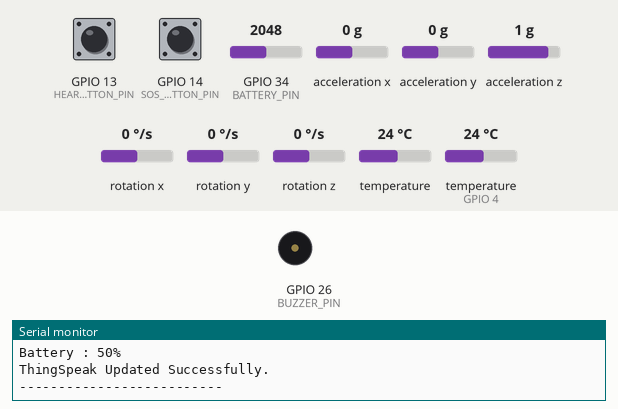
Bench run of a sketch on a simulated ESP32. On the bench: buzzer (waves = sounding), the last lines printed to the serial monitor. Inputs (shaded band) come from the test bench; at power-on: GPIO 34 (BATTERY_PIN) = 2048, temperature (sensor on GPIO 4) 24 °C, GPIO 13 (HEART_BUTTON_PIN) HIGH, GPIO 14 (SOS_BUTTON_PIN) HIGH, acceleration x 0 g, acceleration y 0 g, acceleration z 1 g, rotation x 0 °/s, rotation y 0 °/s, rotation z 0 °/s, temperature 24 °C. WiFi joins after 1.5 s; servers stay silent unless stated.

Above: at 3.0 s.
3.1 s: GPIO 34 (BATTERY_PIN) set to 122
17.1 s: temperature (sensor on GPIO 4) set to 12 °C
At 19.0 s:
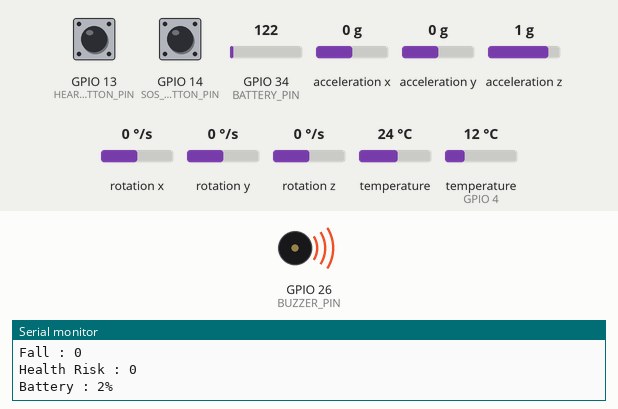
29.7 s: temperature (sensor on GPIO 4) set to 19 °C
42.3 s: GPIO 34 (BATTERY_PIN) set to 60
Timing chart, 0 to 45.3 s (numbered marks = the images above; inputs shaded):
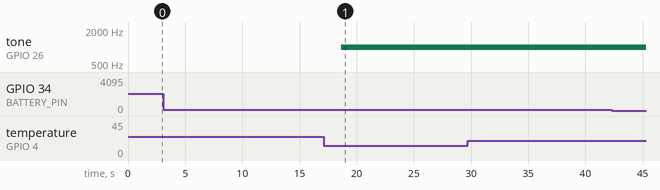

The sketch:

health_monitoring_gadget.ino
```cpp
#include <WiFi.h>
#include <WiFiClientSecure.h>
#include <ThingSpeak.h>
#include <UniversalTelegramBot.h>

#include <Adafruit_MPU6050.h>
#include <Adafruit_Sensor.h>
#include <Wire.h>

#include <OneWire.h>
#include <DallasTemperature.h>

#include <math.h>

//================== WiFi ==================//

const char* WIFI_NAME = "Wokwi-GUEST";
const char* WIFI_PASSWORD = "";

//================ ThingSpeak ==============//

unsigned long myChannelNumber = 3441562;
const char *myWriteAPIKey = "YOUR_THINGSPEAK_WRITE_API_KEY";

//================ Telegram ===============//

#define BOT_TOKEN "YOUR_TELEGRAM_BOT_TOKEN"
#define CHAT_ID "YOUR_CHAT_ID"

WiFiClientSecure securedClient;
UniversalTelegramBot bot(BOT_TOKEN, securedClient);

//================ Pins ===================//

#define ONE_WIRE_BUS 4

#define HEART_BUTTON_PIN 13

#define SOS_BUTTON_PIN 14

#define BATTERY_PIN 34

#define BUZZER_PIN 26

//================ Objects ================//

Adafruit_MPU6050 mpu;

OneWire oneWire(ONE_WIRE_BUS);

DallasTemperature sensors(&oneWire);

WiFiClient client;

//================ Variables ==============//

float bodyTemperature = 0.0;

int heartRate = 75;

int fallDetected = 0;

int healthRisk = 0;

int batteryPercentage = 100;

float totalAccel = 0;

//============= Alert Flags ===============//

bool healthAlertSent = false;

bool batteryAlertSent = false;

bool sosAlertSent = false;

//=========================================
// Telegram Function
//=========================================

void sendTelegram(String msg)
{
  bot.sendMessage(CHAT_ID, msg, "");
}
//=========================================
// SETUP
//=========================================

void setup()
{
  Serial.begin(115200);

  pinMode(HEART_BUTTON_PIN, INPUT_PULLUP);

  pinMode(SOS_BUTTON_PIN, INPUT_PULLUP);

  pinMode(BUZZER_PIN, OUTPUT);

  digitalWrite(BUZZER_PIN, HIGH);

  // Temperature Sensor
  sensors.begin();

  // MPU6050
  if (!mpu.begin())
  {
    Serial.println("MPU6050 NOT FOUND!");
    while (1);
  }

  Serial.println("MPU6050 Ready");

  // WiFi
  WiFi.begin(WIFI_NAME, WIFI_PASSWORD);

  Serial.print("Connecting to WiFi");

  while (WiFi.status() != WL_CONNECTED)
  {
    delay(500);
    Serial.print(".");
  }

  Serial.println();
  Serial.println("WiFi Connected");

  // Telegram SSL
  securedClient.setInsecure();

  // ThingSpeak
  ThingSpeak.begin(client);

  // Startup Message
  sendTelegram(
    "✅ Health Monitoring Gadget Started Successfully."
  );

  Serial.println("System Ready");
}
//=========================================
// LOOP
//=========================================

void loop()
{
  // -------- Temperature --------
  sensors.requestTemperatures();
  bodyTemperature = sensors.getTempCByIndex(0);

  // -------- Heart Rate Simulation --------
  if (digitalRead(HEART_BUTTON_PIN) == LOW)
  {
    heartRate = 120;
  }
  else
  {
    heartRate = 75;
  }

  // -------- MPU6050 --------
  sensors_event_t a, g, temp;

  mpu.getEvent(&a, &g, &temp);

  totalAccel =
      sqrt(
        a.acceleration.x * a.acceleration.x +
        a.acceleration.y * a.acceleration.y +
        a.acceleration.z * a.acceleration.z);

  fallDetected = 0;

  if (totalAccel > 25.0)
  {
    fallDetected = 1;
    Serial.println("⚠ FALL DETECTED");
  }

  // -------- Battery Percentage --------
  int batteryValue = analogRead(BATTERY_PIN);

  batteryPercentage = map(
      batteryValue,
      0,
      4095,
      0,
      100);

  batteryPercentage =
      constrain(
          batteryPercentage,
          0,
          100);

  // -------- Health Risk --------
  healthRisk = 0;

  if (heartRate > 100 ||
      bodyTemperature > 38.0 ||
      fallDetected == 1)
  {
    healthRisk = 1;
  }
    //==============================
  // Battery Low BUZZER
  //==============================


if (batteryPercentage <= 20)
{
  tone(BUZZER_PIN,1000);

  if (!batteryAlertSent)
  {
    String msg =
    "🔋 LOW BATTERY ALERT!\n"
    "Battery Level : " + String(batteryPercentage) + "%";

    sendTelegram(msg);

    batteryAlertSent = true;
  }
}
else
{
  noTone(BUZZER_PIN);
  batteryAlertSent = false;
}

  //==============================
  // SOS Button
  //==============================

  if (digitalRead(SOS_BUTTON_PIN) == LOW)
  {
    if (!sosAlertSent)
    {
      String msg =
      "🆘 SOS EMERGENCY!\n"
      "Patient pressed the SOS button.\n"
      "Immediate assistance required.";

      sendTelegram(msg);

      sosAlertSent = true;
    }
  }
  else
  {
    sosAlertSent = false;
  }

  //==============================
  // Health Emergency Alert
  //==============================

  if (healthRisk == 1)
  {
    if (!healthAlertSent)
    {
      String msg =
      "🚨 HEALTH ALERT!\n"
      "Heart Rate : " + String(heartRate) + " BPM\n" +
      "Temperature : " + String(bodyTemperature) + " °C\n" +
      "Fall : " + String(fallDetected);

      sendTelegram(msg);

      healthAlertSent = true;
    }
  }
  else
  {
    healthAlertSent = false;
  }

  //==============================
  // Serial Monitor
  //==============================

  Serial.println("--------------------------");
  Serial.print("Heart Rate : ");
  Serial.println(heartRate);

  Serial.print("Temperature : ");
  Serial.println(bodyTemperature);

  Serial.print("Fall : ");
  Serial.println(fallDetected);

  Serial.print("Health Risk : ");
  Serial.println(healthRisk);

  Serial.print("Battery : ");
  Serial.print(batteryPercentage);
  Serial.println("%");
    //==============================
  // ThingSpeak Upload
  //==============================

  // Correct Field Mapping
  // Field 1 -> Heart Rate
  // Field 2 -> Health Risk
  // Field 3 -> Fall Detection
  // Field 4 -> Body Temperature

  ThingSpeak.setField(1, heartRate);
  ThingSpeak.setField(2, healthRisk);
  ThingSpeak.setField(3, fallDetected);
  ThingSpeak.setField(4, bodyTemperature);

  int httpCode = ThingSpeak.writeFields(myChannelNumber, myWriteAPIKey);

  if (httpCode == 200)
  {
    Serial.println("ThingSpeak Updated Successfully.");
  }
  else
  {
    Serial.print("ThingSpeak Error : ");
    Serial.println(httpCode);
  }

  Serial.println("--------------------------");

  delay(15000);

}
```

Measured:
- after the input at 3.1 s, every drawn part: stays the same
